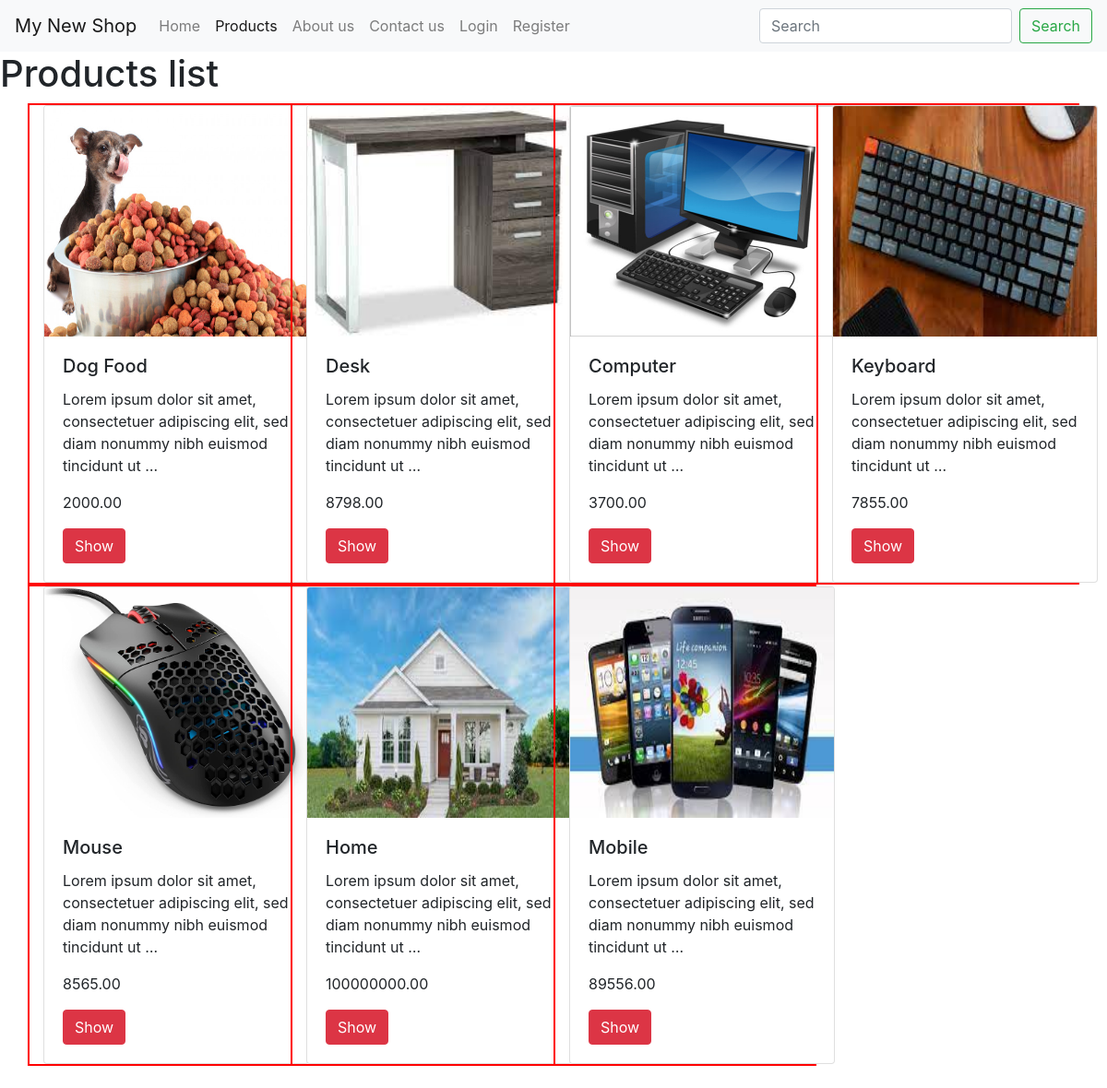
Screenshot of /products/ with the database file from the repository.
### products/models.py (models this page shows, shortened)
class Product(models.Model):
    title = models.CharField(max_length=150)
    slug = models.SlugField(blank=True, unique=True)
    description = models.TextField()
    price = models.DecimalField(max_digits=15, decimal_places=2)
    image = models.ImageField(upload_to=upload_image, null=True, blank=True)
    actived = models.BooleanField(default=False)
    show = models.BooleanField(default=False)
    time = models.DateTimeField(auto_now_add=True)
    objects = ProductManageObjects()

### products/views.py (the view)
# urls.py: path('', products_view, name='productView'),
def products_view(request):
    products = Product.objects.all()
    context = {
        'products_list': products
    }
    return render(request, 'products_list.html', context)

### products/templates/products_list.html (shortened to what this page needs)
{% extends 'base/base.html' %}
{% load static %}
{% block contents %}
<h1>Products list</h1>
<div class="container">
    <div class="row">
        {% for product in products_list %}
            <div class="col-md-3" style="border: #ff0000 2px solid">
                {% include 'product_component.html' with product=product %}
            </div>
        {% endfor %}
    </div>
</div>
<br>
{% endblock %}

### templates/base/base.html
{% load static %}
{% include 'base/header.html' with brand="My New Shop" %}
{% block contents %}
{% endblock %}
{% include 'base/footer.html' %}

### templates/base/header.html (shortened to what this page needs)
{% load static %}
{% url 'home' as home_url %}
{% url 'products:productView' as products_url %}
{% url 'about' as about_url %}
{% url 'contact' as contact_url %}
{% url 'login' as login_url %}
{% url 'register' as register_url %}
<!doctype html>
<html lang="en">
  <head>
      <link rel="stylesheet" href="{% static 'css/style.css' %}">
    <link rel="stylesheet" href="https://cdn.jsdelivr.net/npm/bootstrap@4.6.1/dist/css/bootstrap.min.css">
  </head>
  <body>
  <nav class="navbar navbar-expand-lg navbar-light bg-light">
  <a class="navbar-brand" href="#">{{ brand }}</a>
  <div class="collapse navbar-collapse" id="navbarSupportedContent">
    <ul class="navbar-nav mr-auto">
      <li class="nav-item {% if request.path == home_url %}active{% endif %}">
        <a class="nav-link" href="{{ home_url }}">Home </a>
      </li>
      <li class="nav-item {% if request.path == products_url %}active{% endif %}">
        <a class="nav-link" href="{{ products_url }}">Products</a>
      </li>
      <li class="nav-item {% if request.path == about_url %}active{% endif %}">
        <a class="nav-link" href="{{ about_url }}">About us</a>
      </li>
      <li class="nav-item {% if request.path == contact_url %}active{% endif %}">
        <a class="nav-link" href="{{ contact_url }}">Contact us</a>
      </li>
        {% if request.user.is_authenticated %}
          <li class="nav-item">
            <a class="nav-link" href="/logout">Logout</a>
          </li>
        {% else %}
          <li class="nav-item {% if request.path == login_url %}active{% endif %}">
            <a class="nav-link" href="{{ login_url }}">Login</a>
          </li>
          <li class="nav-item {% if request.path == register_url %}active{% endif %}">
            <a class="nav-link" href="{{ register_url }}">Register</a>
          </li>
        {% endif %}
    </ul>
    <form class="form-inline my-2 my-lg-0">
      <input class="form-control mr-sm-2" type="search" placeholder="Search" aria-label="Search">
      <button class="btn btn-outline-success my-2 my-sm-0" type="submit">Search</button>
    </form>
  </div>
</nav>

### products/templates/product_component.html
<div class="card" style="width: 18rem;">
    <img src="{{ product.image.url }}" class="card-img-top" alt="{{ product.title }}" height="250px;">
    <div class="card-body">
        <h5 class="card-title">{{ product.title | title }}</h5>
        <p class="card-text">{{ product.description | truncatewords:15 }}</p>
        <p>{{ product.price }}</p>
        <a href="{% url 'products:detail' slug=product.slug %}" class="btn btn-danger">Show</a>
    </div>
</div>

### templates/base/footer.html (shortened to what this page needs)
{% load static %}
  </body>
</html>

### rows the page displays
Product: image (picture), title "Dog Food", description "Lorem ipsum dolor sit amet, consectetuer adipiscing elit, sed diam nonummy nibh euismod tincidunt ut …", price "2000.00"
Product: image (picture), title "Desk", description "Lorem ipsum dolor sit amet, consectetuer adipiscing elit, sed diam nonummy nibh euismod tincidunt ut …", price "8798.00"
Product: image (picture), title "Computer", description "Lorem ipsum dolor sit amet, consectetuer adipiscing elit, sed diam nonummy nibh euismod tincidunt ut …", price "3700.00"
Product: image (picture), title "Keyboard", description "Lorem ipsum dolor sit amet, consectetuer adipiscing elit, sed diam nonummy nibh euismod tincidunt ut …", price "7855.00"
Product: image (picture), title "Mouse", description "Lorem ipsum dolor sit amet, consectetuer adipiscing elit, sed diam nonummy nibh euismod tincidunt ut …", price "8565.00"
Product: image (picture), title "Home", description "Lorem ipsum dolor sit amet, consectetuer adipiscing elit, sed diam nonummy nibh euismod tincidunt ut …", price "100000000.00"
Product: image (picture), title "Mobile", description "Lorem ipsum dolor sit amet, consectetuer adipiscing elit, sed diam nonummy nibh euismod tincidunt ut …", price "89556.00"

### other values shown
{{ brand }} "My New Shop"
